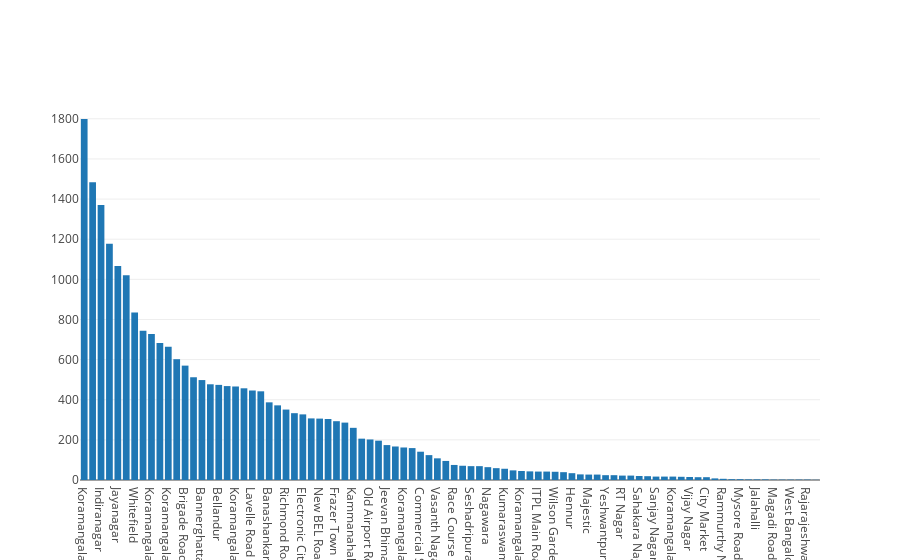

The notebook cell this image was saved under:
### Code cell
import plotly.offline as py
from plotly import tools
py.init_notebook_mode(connected=True)
import plotly.graph_objs as go


location_count
inputdata = [go.Bar(
            x=location_count['location'],
            y=location_count['count']
    )]
py.iplot(inputdata, filename='basic-bar')
plt.show()

### Figure 1 — Plotly figure (JSON) as saved in the notebook; plotly's stock layout.template omitted (floating-point values rounded to 4 significant figures)
{"data": [{"type": "bar", "uid": "6d30c7e4-801b-49f0-a90a-bae97daba362", "x": ["Koramangala 5th Block", "BTM", "Indiranagar", "HSR", "Jayanagar", "JP Nagar", "Whitefield", "Koramangala 7th Block", "Koramangala 6th Block", "Marathahalli", "Koramangala 4th Block", "MG Road", "Brigade Road", "Church Street", "Bannerghatta Road", "Ulsoor", "Bellandur", "Kalyan Nagar", "Koramangala 1st Block", "Sarjapur Road", "Lavelle Road", "Residency Road", "Banashankari", "Malleshwaram", "Richmond Road", "Cunningham Road", "Electronic City", "Brookefield", "New BEL Road", "St. Marks Road", "Frazer Town", "Basavanagudi", "Kammanahalli", "Domlur", "Old Airport Road", "Banaswadi", "Jeevan Bhima Nagar", "Shanti Nagar", "Koramangala 3rd Block", "Rajajinagar", "Commercial Street", "Koramangala 8th Block", "Vasanth Nagar", "Infantry Road", "Race Course Road", "Basaveshwara Nagar", "Seshadripuram", "Shivajinagar", "Nagawara", "Ejipura", "Kumaraswamy Layout", "Kaggadasapura", "Koramangala 2nd Block", "Thippasandra", "ITPL Main Road, Whitefield", "HBR Layout", "Wilson Garden", "Sadashiv Nagar", "Hennur", "Bommanahalli", "Majestic", "Varthur Main Road, Whitefield", "Yeshwantpur", "Hosur Road", "RT Nagar", "Langford Town", "Sahakara Nagar", "South Bangalore", "Sanjay Nagar", "Sankey Road", "Koramangala", "Old Madras Road", "Vijay Nagar", "CV Raman Nagar", "City Market", "East Bangalore", "Rammurthy Nagar", "Uttarahalli", "Mysore Road", "Central Bangalore", "Jalahalli", "North Bangalore", "Magadi Road", "Kanakapura Road", "West Bangalore", "Yelahanka", "Rajarajeshwari Nagar", "KR Puram"], "y": [1799, 1484, 1371, 1177, 1067, 1020, 835, 744, 728, 683, 664, 602, 570, 512, 498, 477, 474, 468, 466, 457, 446, 442, 387, 372, 351, 333, 327, 307, 306, 304, 293, 286, 260, 206, 202, 196, 174, 167, 162, 159, 141, 124, 108, 95, 75, 71, 69, 69, 64, 59, 56, 48, 45, 43, 42, 42, 41, 39, 34, 28, 27, 27, 24, 24, 22, 22, 20, 19, 17, 17, 17, 16, 15, 14, 14, 8, 6, 4, 4, 3, 3, 3, 2, 2, 2, 2, 2, 1]}], "layout": {}}
